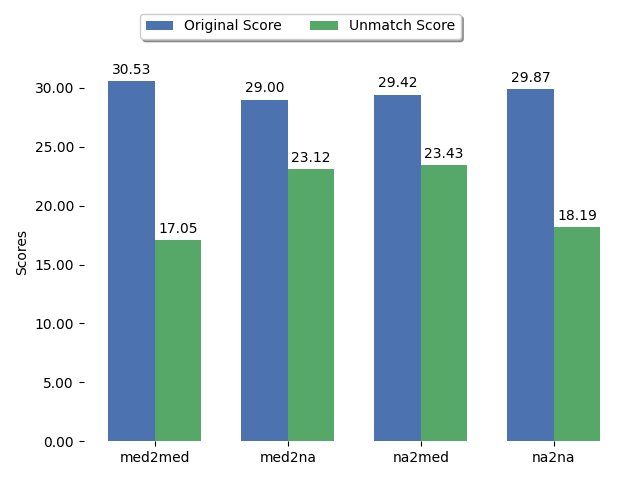

Reproduce this figure in Python.
import matplotlib.pyplot as plt
import numpy as np

# 数据
categories = ['med2med', 'med2na', 'na2med', 'na2na']
original_score = [30.534804, 29.0019775, 29.42414296, 29.87053496]
unmatch_score = [17.048547, 23.11666, 23.42917159, 18.193649]

# 转换为两位小数
original_score = [round(score, 2) for score in original_score]
unmatch_score = [round(score, 2) for score in unmatch_score]

x = np.arange(len(categories))  # 分类的 x 轴位置
width = 0.35  # 柱状图的宽度

fig, ax = plt.subplots()

# 使用更高级的颜色
rects1 = ax.bar(x - width/2, original_score, width, label='Original Score', color='#4C72B0')
rects2 = ax.bar(x + width/2, unmatch_score, width, label='Unmatch Score', color='#55A868')

# 添加文本标签、标题和自定义 x 轴标签等
# ax.set_xlabel('Categories')
ax.set_ylabel('Scores')
# ax.set_title('Comparison between Original Score and Unmatch Score')
ax.set_xticks(x)
ax.set_xticklabels(categories)

# 自动标注 y 轴的百分比格式
ax.yaxis.set_major_formatter(plt.FuncFormatter(lambda x, _: f'{x:.2f}'))

# 添加每个柱状图上方的值标签
def autolabel(rects):
    """在每个柱状图上显示值标签"""
    for rect in rects:
        height = rect.get_height()
        ax.annotate(f'{height:.2f}',
                    xy=(rect.get_x() + rect.get_width() / 2, height),
                    xytext=(0, 3),  # 3 points vertical offset
                    textcoords="offset points",
                    ha='center', va='bottom')

autolabel(rects1)
autolabel(rects2)

# 去除边框
ax.spines['top'].set_visible(False)
ax.spines['right'].set_visible(False)
ax.spines['left'].set_visible(False)
ax.spines['bottom'].set_visible(False)

ax.legend(loc='upper center', bbox_to_anchor=(0.4, 1.15),
          ncol=2, fancybox=True, shadow=True)

fig.tight_layout()

plt.show()

plt.savefig( 'unmatch_malicious.png')